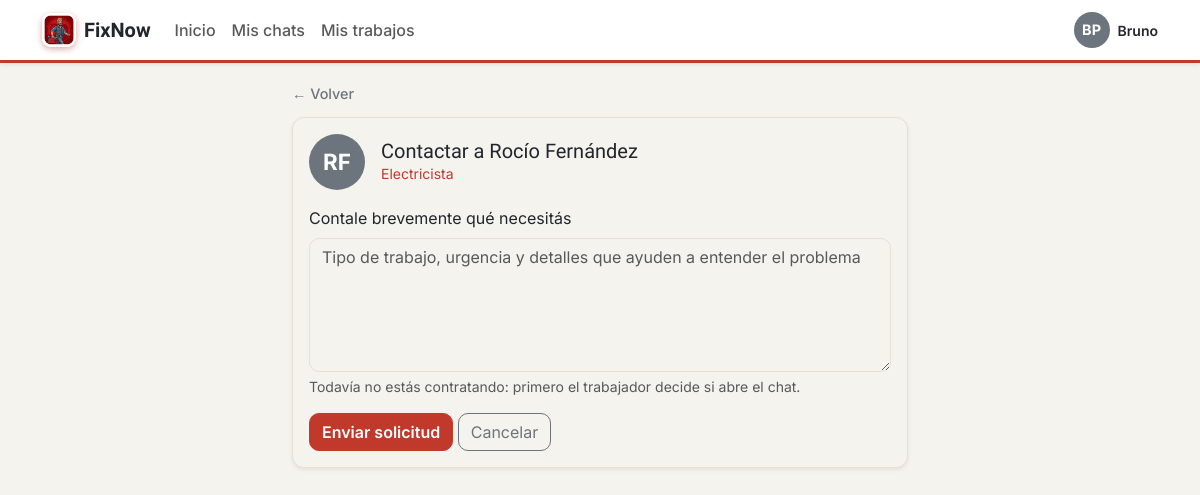
Screenshot of /contactar.php?id=3 (signed in) with the database file from the repository.
### tables this page shows
CREATE TABLE USUARIO (
    id_usuario     INT AUTO_INCREMENT PRIMARY KEY,
    nombre         VARCHAR(60) NOT NULL,
    apellido       VARCHAR(60) NOT NULL,
    mail           VARCHAR(120) NOT NULL UNIQUE,    
    contrasena     VARCHAR(255) NOT NULL,           
    rol            ENUM('cliente','trabajador','admin') NOT NULL,
    id_localidad   INT,
    fecha_registro DATETIME DEFAULT CURRENT_TIMESTAMP,
    estado         ENUM('activo','pendiente','bloqueado') NOT NULL DEFAULT 'activo',
     
     
    intentos_fallidos TINYINT UNSIGNED NOT NULL DEFAULT 0,
    bloqueado_hasta   DATETIME NULL,
     
    ultimo_acceso     DATETIME NULL,
     
     
     
    latitud           DECIMAL(9,6) NULL,
    longitud          DECIMAL(9,6) NULL,
    FOREIGN KEY (id_localidad) REFERENCES LOCALIDAD(id_localidad)
);

CREATE TABLE TRABAJADOR (
    id_trabajador       INT AUTO_INCREMENT PRIMARY KEY,
    id_usuario          INT NOT NULL UNIQUE,    
    oficio              VARCHAR(80),
    descripcion         TEXT,
    anios_experiencia   TINYINT,
    estado_habilitacion ENUM('pendiente','habilitado','rechazado') NOT NULL DEFAULT 'pendiente',
    foto_perfil         VARCHAR(255),
     
    motivo_rechazo      VARCHAR(255) NULL,
    FOREIGN KEY (id_usuario) REFERENCES USUARIO(id_usuario) ON DELETE CASCADE
);

### src/helpers/Sesion.php (called while the page is built, shortened)
<?php
class Sesion
{
    public static function rolActual(): ?string
    {
        return $_SESSION['rol'] ?? null;
    }
    public static function idUsuarioActual(): ?int
    {
        return $_SESSION['id_usuario'] ?? null;
    }
}

### src/models/Usuario.php (called while the page is built, shortened)
<?php
class Usuario
{
    private PDO $pdo;
    public function __construct(PDO $pdo)
    {
        $this->pdo = $pdo;
    }
    public function buscarPorId(int $idUsuario): ?array
    {
        $consulta = $this->pdo->prepare(
            'SELECT id_usuario, nombre, apellido, mail, rol, estado FROM USUARIO WHERE id_usuario = ?'
        );
        $consulta->execute([$idUsuario]);
        $fila = $consulta->fetch();
        return $fila ?: null;
    }
}

### src/models/Trabajador.php (called while the page is built, shortened)
<?php
class Trabajador
{
    private PDO $pdo;
    public function __construct(PDO $pdo)
    {
        $this->pdo = $pdo;
    }
    public function obtenerPerfilCompleto(int $idTrabajador): ?array
    {
        $sql = "SELECT t.id_trabajador,
                       t.id_usuario,
                       u.nombre,
                       u.apellido,
                       t.oficio,
                       t.descripcion,
                       t.anios_experiencia,
                       t.foto_perfil,
                       (SELECT GROUP_CONCAT(l.nombre ORDER BY l.nombre SEPARATOR ', ')
                          FROM TRABAJADOR_LOCALIDAD tl
                          JOIN LOCALIDAD l ON l.id_localidad = tl.id_localidad
                         WHERE tl.id_trabajador = t.id_trabajador) AS localidades,
                       (SELECT COUNT(*) FROM SOLICITUD s
                         WHERE s.id_trabajador = t.id_trabajador
                           AND s.confirmado_cliente = TRUE
                           AND s.confirmado_trabajador = TRUE) AS trabajos_completados,
                       (SELECT AVG(c.puntuacion) FROM CALIFICACION c
                         WHERE c.id_trabajador = t.id_trabajador) AS calificacion_promedio,
                       (SELECT COUNT(*) FROM CALIFICACION c
                         WHERE c.id_trabajador = t.id_trabajador) AS cantidad_calificaciones
                  FROM TRABAJADOR t
                  JOIN USUARIO u ON u.id_usuario = t.id_usuario
                 WHERE t.id_trabajador = ?
                   AND t.estado_habilitacion = 'habilitado'
                   AND u.estado = 'activo'
                 LIMIT 1";
        $consulta = $this->pdo->prepare($sql);
        $consulta->execute([$idTrabajador]);
        $fila = $consulta->fetch();
        return $fila ?: null;
    }
}

### public/contactar.php (the view, shortened to what this page needs)
<?php
$idTrabajador = (int) ($_GET['id'] ?? $_POST['id'] ?? 0);
$pdo = Database::getConexion();
$perfil = $idTrabajador > 0 ? (new Trabajador($pdo))->obtenerPerfilCompleto($idTrabajador) : null;
$mensaje = '';
?>
<!DOCTYPE html>
<html lang="es">
<head>
    <link href="https://cdn.jsdelivr.net/npm/bootstrap@5.3.3/dist/css/bootstrap.min.css" rel="stylesheet">
    <link rel="stylesheet" href="assets/css/estilos.css">
</head>
<body class="bg-light">
<?php require __DIR__ . '/../src/views/navbar.php'; ?>
<div class="container pb-5" style="max-width: 640px;">
    <?php if ($perfil === null): ?>
        <div class="alert alert-warning">Este perfil no está disponible.</div>
        <a href="panel_cliente.php" class="btn-volver">← Volver</a>
    <?php else: ?>
        <a href="perfil_trabajador.php?id=<?= (int) $idTrabajador ?>" class="btn-volver mb-2">← Volver</a>
        <div class="card shadow-sm">
            <div class="card-body">
                <div class="d-flex gap-3 align-items-center mb-3">
                    <?= Vista::avatar($perfil['foto_perfil'], $perfil['nombre'], $perfil['apellido'], 56) ?>
                    <div>
                        <h1 class="h5 mb-0">Contactar a <?= Vista::e($perfil['nombre'] . ' ' . $perfil['apellido']) ?></h1>
                        <div class="text-primary small"><?= Vista::e($perfil['oficio']) ?></div>
                    </div>
                </div>
                <form method="post">
                    <label for="mensaje" class="form-label">Contale brevemente qué necesitás</label>
                    <textarea id="mensaje" name="mensaje" class="form-control" rows="5" maxlength="1000"
                              placeholder="Tipo de trabajo, urgencia y detalles que ayuden a entender el problema"
                              required><?= Vista::e($mensaje) ?></textarea>
                    <div class="form-text mb-3">
                        Todavía no estás contratando: primero el trabajador decide si abre el chat.
                    </div>
                    <button type="submit" class="btn btn-primary">Enviar solicitud</button>
                    <a href="perfil_trabajador.php?id=<?= $idTrabajador ?>" class="btn btn-outline-secondary">Cancelar</a>
                </form>
            </div>
        </div>
    <?php endif; ?>
</div>
</body>
</html>

### src/views/navbar.php (shortened to what this page needs)
<?php
$rolNav = Sesion::rolActual();
$idUsuarioNav = Sesion::idUsuarioActual();
$pdoNav = Database::getConexion();
$usuarioNav = (new Usuario($pdoNav))->buscarPorId($idUsuarioNav) ?? ['nombre' => '', 'apellido' => ''];
$fotoNav = ($rolNav === 'trabajador') ? (new Trabajador($pdoNav))->fotoDeUsuario($idUsuarioNav) : null;
$perfilNav = ($rolNav === 'trabajador') ? 'mi_perfil.php' : 'mi_cuenta.php';
?>
<nav class="navbar navbar-expand bg-white border-bottom shadow-sm mb-3">
    <div class="container">
        <a class="navbar-brand fw-bold d-flex align-items-center gap-2" href="panel_<?= Vista::e($rolNav) ?>.php">
            <img src="assets/img/logo.png" alt="" class="logo-marca"> FixNow
        </a>
        <ul class="navbar-nav me-auto">
            <?php if ($rolNav === 'cliente'): ?>
                <li class="nav-item"><a class="nav-link" href="panel_cliente.php">Inicio</a></li>
                <li class="nav-item"><a class="nav-link" href="chats.php">Mis chats</a></li>
                <li class="nav-item"><a class="nav-link" href="mis_trabajos.php">Mis trabajos</a></li>
            <?php endif; ?>
        </ul>
        <a href="<?= Vista::e($perfilNav) ?>" class="perfil-nav d-flex align-items-center gap-2 text-decoration-none"
           title="Ir a mi perfil">
            <?= Vista::avatar($fotoNav, (string) $usuarioNav['nombre'], (string) $usuarioNav['apellido'], 36) ?>
            <span class="perfil-nav-nombre small fw-semibold d-none d-sm-inline"><?= Vista::e($usuarioNav['nombre']) ?></span>
        </a>
    </div>
</nav>

### src/helpers/Vista.php (shortened to what this page needs)
<?php
class Vista
{
    public static function e(?string $texto): string
    {
        return htmlspecialchars($texto ?? '', ENT_QUOTES, 'UTF-8');
    }
    public static function avatar(?string $foto, string $nombre, string $apellido, int $tamano = 64): string
    {
        $estilo = "width:{$tamano}px;height:{$tamano}px;";
        $iniciales = mb_strtoupper(mb_substr($nombre, 0, 1) . mb_substr($apellido, 0, 1));
        return '<div class="rounded-circle bg-secondary text-white d-flex align-items-center '
             . 'justify-content-center fw-bold" style="' . $estilo . 'font-size:' . ($tamano / 2.5) . 'px;">'
             . self::e($iniciales) . '</div>';
    }
}

### public/assets/css/estilos.css (style rules this page uses)
:root { --fx-primary: #C1392B; --fx-primary-dark: #9A2E22; --fx-primary-soft: #F8E1DE; --fx-accent: #C97A3D; --fx-gold: #D79A2C; --fx-bg: #F5F3EE; --fx-ink: #20262C; --fx-border: #E4E0D6; --bs-primary: #C1392B; --bs-primary-rgb: 193, 57, 43; --bs-link-color: #C1392B; --bs-link-color-rgb: 193, 57, 43; --bs-link-hover-color: #9A2E22; --bs-link-hover-color-rgb: 154, 46, 34; --bs-body-color: #20262C; --bs-body-bg: #F5F3EE; --bs-border-color: #E4E0D6; --bs-border-radius: .625rem; }
h1, h2, h3, h4, h5, h6, .navbar-brand, .h1, .h2, .h3, .h4, .h5, .h6 { font-family: 'Sora', 'Inter', 'Segoe UI', sans-serif; color: var(--fx-ink); }
.btn-primary { --bs-btn-bg: #C1392B; --bs-btn-border-color: #C1392B; --bs-btn-hover-bg: #9A2E22; --bs-btn-hover-border-color: #9A2E22; --bs-btn-active-bg: #8A2A1F; --bs-btn-active-border-color: #8A2A1F; --bs-btn-disabled-bg: #C1392B; --bs-btn-disabled-border-color: #C1392B; font-weight: 600; }
.text-primary { color: #C1392B !important; }
.card { border: 1px solid var(--fx-border); border-radius: .75rem; box-shadow: 0 1px 2px rgba(32, 38, 44, .06), 0 4px 14px rgba(32, 38, 44, .05); }
.navbar { border-bottom: 3px solid var(--fx-primary) !important; }
.navbar .nav-link { font-weight: 500; }
.logo-marca { width: 34px; height: 34px; border-radius: 9px; object-fit: cover; box-shadow: 0 2px 6px rgba(154, 46, 34, .4); }
body { font-family: 'Inter', 'Segoe UI', Roboto, Arial, sans-serif; -webkit-font-smoothing: antialiased; }
body.bg-light { background-color: var(--fx-bg) !important; }
.btn-volver { display: inline-block; padding: .25rem 0; color: #6c757d; font-size: .9rem; font-weight: 500; text-decoration: none; background: none; border: 0; }
.perfil-nav { color: var(--fx-ink); }

### rows the page displays
usuario: self::e($iniciales) "BP", nombre "Bruno"
trabajador: id_usuario.apellido "RF", id_usuario.apellido "Rocío Fernández", oficio "Electricista"
